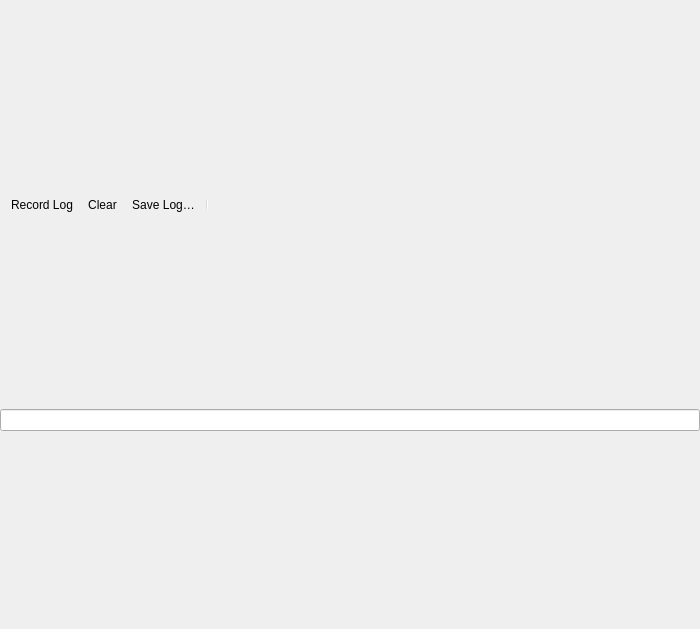
<?xml version="1.0" encoding="UTF-8"?>
<ui version="4.0">
 <class>QgsDatabaseQueryLoggerPanelBase</class>
 <widget class="QgsPanelWidget" name="QgsDatabaseQueryLoggerPanelBase">
  <property name="geometry">
   <rect>
    <x>0</x>
    <y>0</y>
    <width>700</width>
    <height>629</height>
   </rect>
  </property>
  <layout class="QVBoxLayout" name="verticalLayout">
   <property name="spacing">
    <number>0</number>
   </property>
   <property name="leftMargin">
    <number>0</number>
   </property>
   <property name="topMargin">
    <number>0</number>
   </property>
   <property name="rightMargin">
    <number>0</number>
   </property>
   <property name="bottomMargin">
    <number>0</number>
   </property>
   <item>
    <widget class="QToolBar" name="mToolbar">
     <property name="iconSize">
      <size>
       <width>24</width>
       <height>24</height>
      </size>
     </property>
     <property name="floatable">
      <bool>false</bool>
     </property>
     <addaction name="mActionRecord"/>
     <addaction name="mActionClear"/>
     <addaction name="mActionSaveLog"/>
     <addaction name="separator"/>
    </widget>
   </item>
   <item>
    <widget class="QgsFilterLineEdit" name="mFilterLineEdit"/>
   </item>
   <item>
    <spacer name="verticalSpacer">
     <property name="orientation">
      <enum>Qt::Vertical</enum>
     </property>
     <property name="sizeType">
      <enum>QSizePolicy::Fixed</enum>
     </property>
     <property name="sizeHint" stdset="0">
      <size>
       <width>20</width>
       <height>6</height>
      </size>
     </property>
    </spacer>
   </item>
  </layout>
  <action name="mActionClear">
   <property name="icon">
    <iconset resource="../../images/images.qrc">
     <normaloff>:/images/themes/default/mActionDeleteSelected.svg</normaloff>:/images/themes/default/mActionDeleteSelected.svg</iconset>
   </property>
   <property name="text">
    <string>Clear</string>
   </property>
   <property name="toolTip">
    <string>Clear Log</string>
   </property>
  </action>
  <action name="mActionRecord">
   <property name="checkable">
    <bool>true</bool>
   </property>
   <property name="icon">
    <iconset resource="../../images/images.qrc">
     <normaloff>:/images/themes/default/mActionRecord.svg</normaloff>:/images/themes/default/mActionRecord.svg</iconset>
   </property>
   <property name="text">
    <string>Record Log</string>
   </property>
  </action>
  <action name="mActionSaveLog">
   <property name="icon">
    <iconset resource="../../images/images.qrc">
     <normaloff>:/images/themes/default/mActionFileSave.svg</normaloff>:/images/themes/default/mActionFileSave.svg</iconset>
   </property>
   <property name="text">
    <string>Save Log…</string>
   </property>
  </action>
 </widget>
 <customwidgets>
  <customwidget>
   <class>QgsPanelWidget</class>
   <extends>QWidget</extends>
   <header>qgspanelwidget.h</header>
   <container>1</container>
  </customwidget>
  <customwidget>
   <class>QgsFilterLineEdit</class>
   <extends>QLineEdit</extends>
   <header>qgsfilterlineedit.h</header>
  </customwidget>
 </customwidgets>
 <resources>
  <include location="../../images/images.qrc"/>
 </resources>
 <connections/>
</ui>
